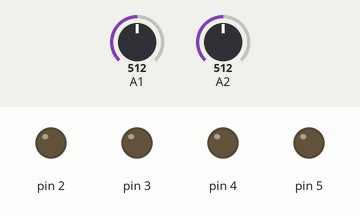
The sketch below on a simulated Arduino Uno, built with avr-gcc and run on an emulated ATmega328P. Shown: output pins drawn as LEDs (lit = HIGH). Inputs (shaded band) come from the test bench; at power-on: A1 = 512, A2 = 512.

Above: at 1.2 s.
1.3 s: A1 set to 106
2.8 s: A1 set to 94
At 3.7 s:
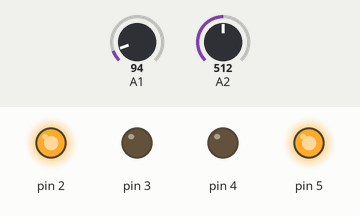
4.3 s: A2 set to 90
At 4.9 s:
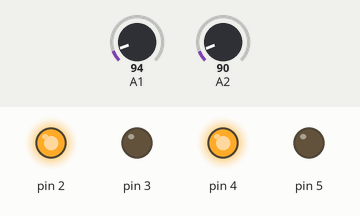
5.8 s: A1 set to 110
At 7.0 s:
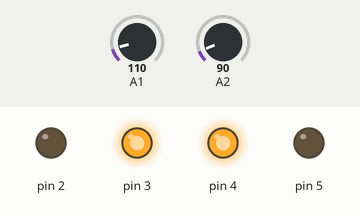
7.3 s: A1 set to 90
At 8.3 s:
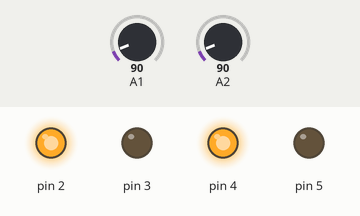
8.8 s: A1 set to 122
At 9.5 s:
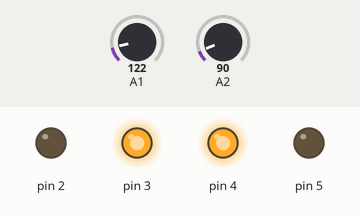
Timing chart, 0 to 11.3 s (numbered marks = the images above; inputs shaded):
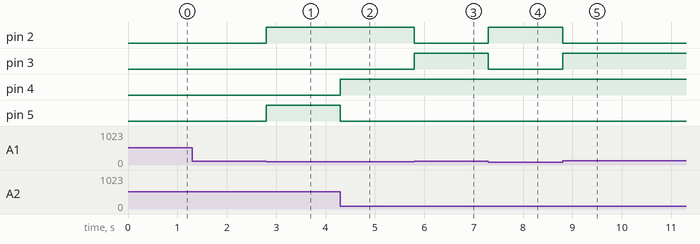

Measured:
- the behaviour switches between 100 and 99 on A1 (found by bisection; images 0 and 1)
- after the input at 1.3 s, every drawn part: stays the same
- after the input at 2.8 s, pin 2, pin 5: LOW → HIGH at once
- after the input at 4.3 s, pin 4: LOW → HIGH at once; pin 5: HIGH → LOW at once
- after the input at 5.8 s, pin 2: HIGH → LOW at once; pin 3: LOW → HIGH at once
- after the input at 7.3 s, pin 2: LOW → HIGH at once; pin 3: HIGH → LOW at once
- after the input at 8.8 s, pin 2: HIGH → LOW at once; pin 3: LOW → HIGH at once

The sketch:

lineFillowing.ino
```cpp
void setup() {
  // put your setup code here, to run once:
pinMode(2,OUTPUT);
pinMode(3,OUTPUT);
pinMode(4,OUTPUT);
pinMode(5,OUTPUT);

pinMode(A1,INPUT);
pinMode(A2,INPUT);
}

void loop() {
  // put your main code here, to run repeatedly:
int S1=analogRead(A1);
int S2=analogRead(A2);
if (S1<100 && S2<100){
  digitalWrite(2,HIGH);
  digitalWrite(3,LOW);
  digitalWrite(4,HIGH);
  digitalWrite(5,LOW);
}
else if(S1>100 && S2<100){
  digitalWrite(2,LOW);
  digitalWrite(3,HIGH);
  digitalWrite(4,HIGH);
  digitalWrite(5,LOW);
}
else if(S1<100 && S2>100){
  digitalWrite(2,HIGH);
  digitalWrite(3,LOW);
  digitalWrite(4,LOW);
  digitalWrite(5,HIGH);
}
else{
   digitalWrite(2,LOW);
  digitalWrite(3,LOW);
  digitalWrite(4,LOW);
  digitalWrite(5,LOW);
}
}
```
